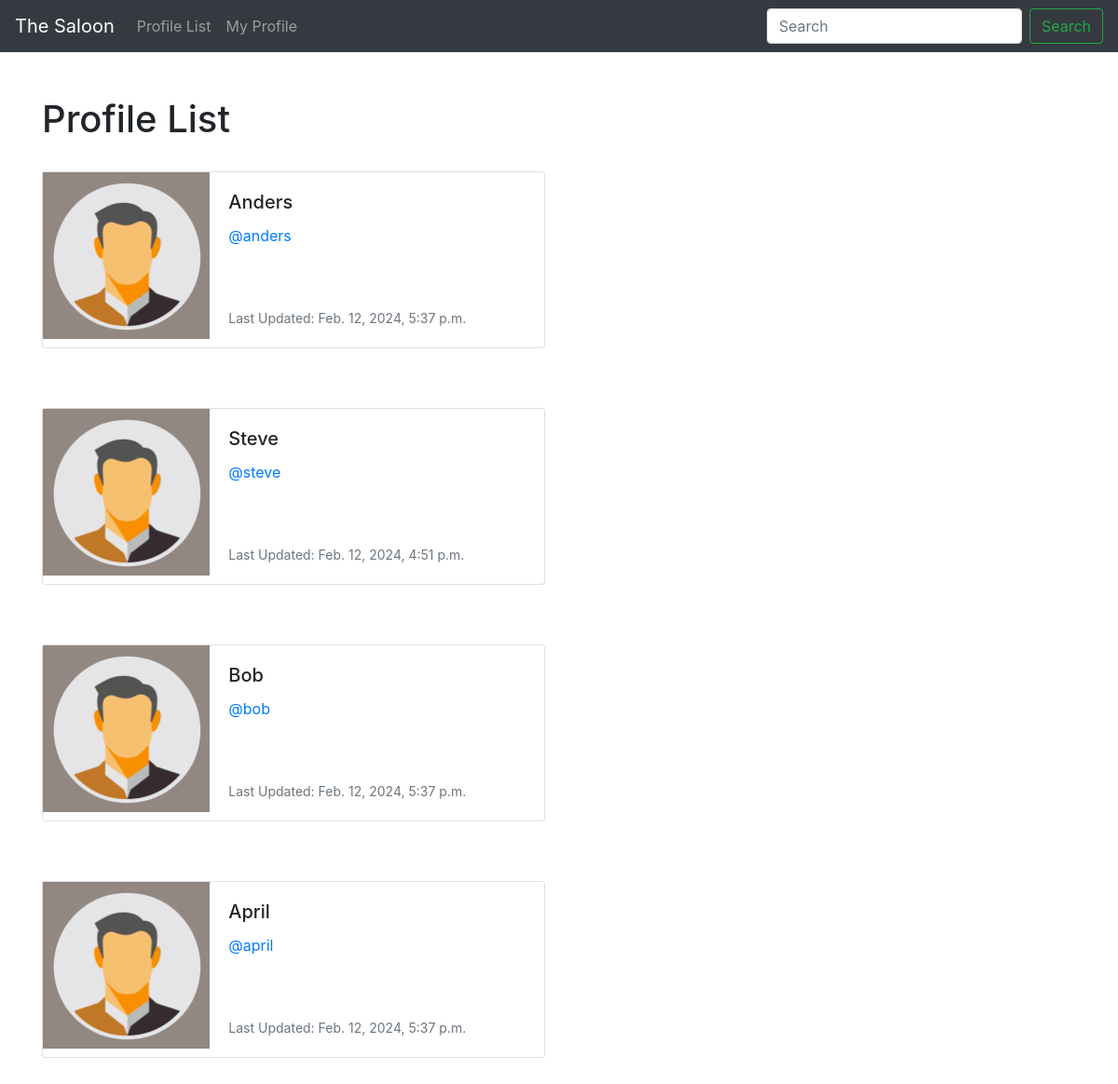
Screenshot of /profile_list/ (signed in) with the database file from the repository.
### the_saloon/models.py (models this page shows, shortened)
class Profile(models.Model):
        user = models.OneToOneField(User, on_delete=models.CASCADE)
        follows = models.ManyToManyField("self",
            related_name="followed_by",
            symmetrical=False,
            blank=True)
        date_modified = models.DateTimeField(User, auto_now=True)

### the_saloon/views.py (the view)
# urls.py: path('profile_list/', views.profile_list, name='profile_list'),
def profile_list(request):
        if request.user.is_authenticated:
            profiles = Profile.objects.exclude(user=request.user)
            return render(request, 'profile_list.html', {"profiles":profiles})
        else:
            messages.success(request, ("You must login to see this page..."))
            return redirect('home')

### the_saloon/templates/profile_list.html
{% extends 'base.html' %}
{% load static %}
{% block content %}
    <h1>Profile List</h1>
<br/>
    {% if profiles %}
        {% for profile in profiles %}
        <div class="card mb-3" style="max-width: 540px;">
            <div class="row no-gutters">
              <div class="col-md-4">
                <img src="{% static 'images/default.jpg' %}" class="img-fluid rounded-start" alt="Profile img">
              </div>
              <div class="col-md-8">
                <div class="card-body">
                  <h5 class="card-title">{{ profile.user.username }}</h5>
                  <p class="card-text"><a href="{% url 'profile' profile.user.id  %}">@{{ profile.user.username|lower }}</a></p>
                  <br/><br/>
                  <p class="card-text"><small class="text-muted">Last Updated: {{ profile.date_modified }}</small></p>
                </div>
              </div>
            </div>
          </div>
          <br/><br/>
        {% endfor %}
    {%  endif %}
{% endblock %}

### rows the page displays
Profile: user.username "Anders", user.username "anders", date_modified "Feb. 12, 2024, 5:37 p.m."
Profile: user.username "Steve", user.username "steve", date_modified "Feb. 12, 2024, 4:51 p.m."
Profile: user.username "Bob", user.username "bob", date_modified "Feb. 12, 2024, 5:37 p.m."
Profile: user.username "April", user.username "april", date_modified "Feb. 12, 2024, 5:37 p.m."
